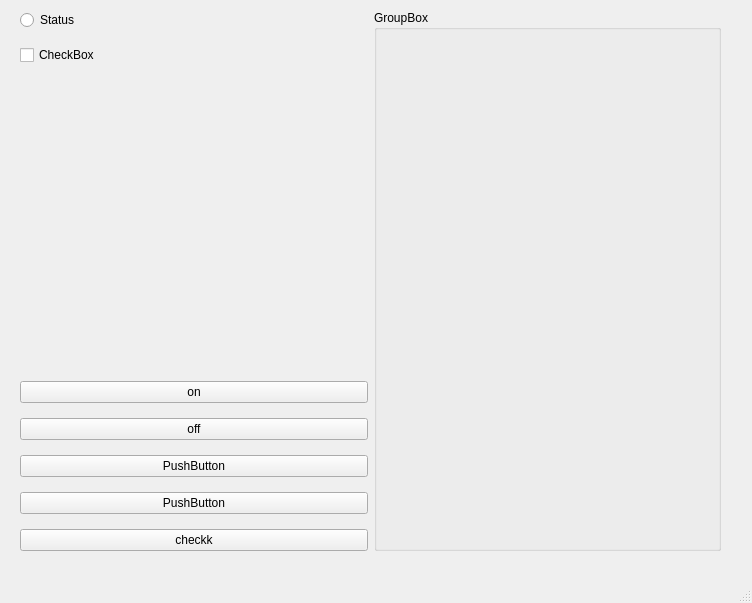
<?xml version="1.0" encoding="UTF-8"?>
<ui version="4.0">
 <class>MainWindow</class>
 <widget class="QMainWindow" name="MainWindow">
  <property name="geometry">
   <rect>
    <x>0</x>
    <y>0</y>
    <width>752</width>
    <height>603</height>
   </rect>
  </property>
  <property name="windowTitle">
   <string>MainWindow</string>
  </property>
  <widget class="QWidget" name="centralwidget">
   <widget class="QWidget" name="horizontalLayoutWidget">
    <property name="geometry">
     <rect>
      <x>20</x>
      <y>10</y>
      <width>701</width>
      <height>541</height>
     </rect>
    </property>
    <layout class="QHBoxLayout" name="horizontalLayout">
     <property name="sizeConstraint">
      <enum>QLayout::SetNoConstraint</enum>
     </property>
     <item>
      <layout class="QVBoxLayout" name="verticalLayout">
       <property name="spacing">
        <number>15</number>
       </property>
       <property name="sizeConstraint">
        <enum>QLayout::SetNoConstraint</enum>
       </property>
       <item>
        <widget class="QRadioButton" name="radioButton_2">
         <property name="text">
          <string>Status</string>
         </property>
         <property name="autoExclusive">
          <bool>false</bool>
         </property>
        </widget>
       </item>
       <item>
        <widget class="QCheckBox" name="checkBox">
         <property name="text">
          <string>CheckBox</string>
         </property>
         <property name="checkable">
          <bool>true</bool>
         </property>
         <property name="autoExclusive">
          <bool>false</bool>
         </property>
        </widget>
       </item>
       <item>
        <spacer name="verticalSpacer">
         <property name="orientation">
          <enum>Qt::Vertical</enum>
         </property>
         <property name="sizeType">
          <enum>QSizePolicy::MinimumExpanding</enum>
         </property>
         <property name="sizeHint" stdset="0">
          <size>
           <width>20</width>
           <height>30</height>
          </size>
         </property>
        </spacer>
       </item>
       <item>
        <layout class="QVBoxLayout" name="verticalLayout_2">
         <item>
          <widget class="QPushButton" name="onbutton">
           <property name="text">
            <string>on</string>
           </property>
          </widget>
         </item>
         <item>
          <widget class="QPushButton" name="offbutton">
           <property name="text">
            <string>off</string>
           </property>
          </widget>
         </item>
         <item>
          <widget class="QPushButton" name="pushButton_4">
           <property name="text">
            <string>PushButton</string>
           </property>
          </widget>
         </item>
         <item>
          <widget class="QPushButton" name="pushButton_2">
           <property name="text">
            <string>PushButton</string>
           </property>
          </widget>
         </item>
         <item>
          <widget class="QPushButton" name="pushButton">
           <property name="text">
            <string>checkk</string>
           </property>
          </widget>
         </item>
        </layout>
       </item>
      </layout>
     </item>
     <item>
      <widget class="QGroupBox" name="groupBox">
       <property name="enabled">
        <bool>true</bool>
       </property>
       <property name="sizePolicy">
        <sizepolicy hsizetype="Ignored" vsizetype="Ignored">
         <horstretch>0</horstretch>
         <verstretch>0</verstretch>
        </sizepolicy>
       </property>
       <property name="title">
        <string>GroupBox</string>
       </property>
      </widget>
     </item>
    </layout>
   </widget>
  </widget>
  <widget class="QMenuBar" name="menubar">
   <property name="geometry">
    <rect>
     <x>0</x>
     <y>0</y>
     <width>752</width>
     <height>21</height>
    </rect>
   </property>
  </widget>
  <widget class="QStatusBar" name="statusbar"/>
 </widget>
 <resources/>
 <connections>
  <connection>
   <sender>pushButton</sender>
   <signal>clicked(bool)</signal>
   <receiver>checkBox</receiver>
   <slot>animateClick()</slot>
   <hints>
    <hint type="sourcelabel">
     <x>194</x>
     <y>557</y>
    </hint>
    <hint type="destinationlabel">
     <x>194</x>
     <y>201</y>
    </hint>
   </hints>
  </connection>
  <connection>
   <sender>offbutton</sender>
   <signal>clicked(bool)</signal>
   <receiver>radioButton_2</receiver>
   <slot>click()</slot>
   <hints>
    <hint type="sourcelabel">
     <x>194</x>
     <y>470</y>
    </hint>
    <hint type="destinationlabel">
     <x>194</x>
     <y>41</y>
    </hint>
   </hints>
  </connection>
  <connection>
   <sender>onbutton</sender>
   <signal>clicked(bool)</signal>
   <receiver>radioButton_2</receiver>
   <slot>click()</slot>
   <hints>
    <hint type="sourcelabel">
     <x>194</x>
     <y>441</y>
    </hint>
    <hint type="destinationlabel">
     <x>194</x>
     <y>41</y>
    </hint>
   </hints>
  </connection>
 </connections>
</ui>
